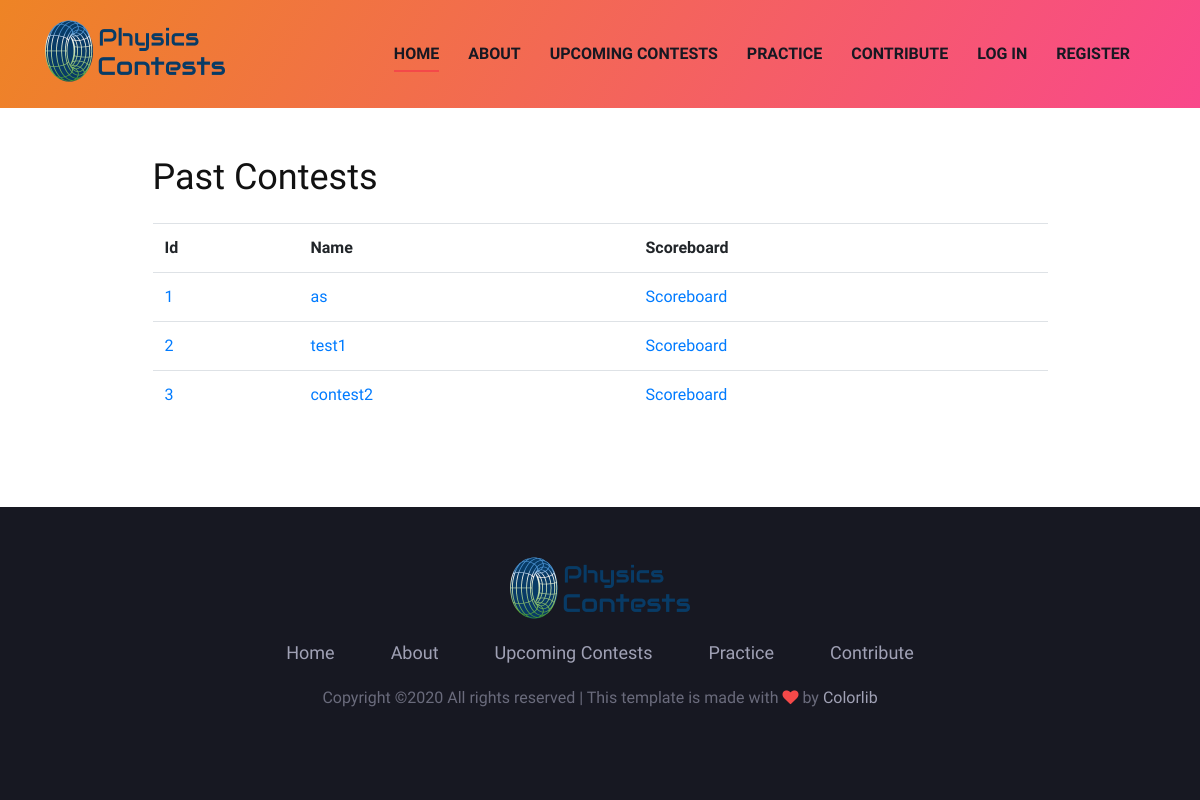
Page /past_contests on the earlier database version.
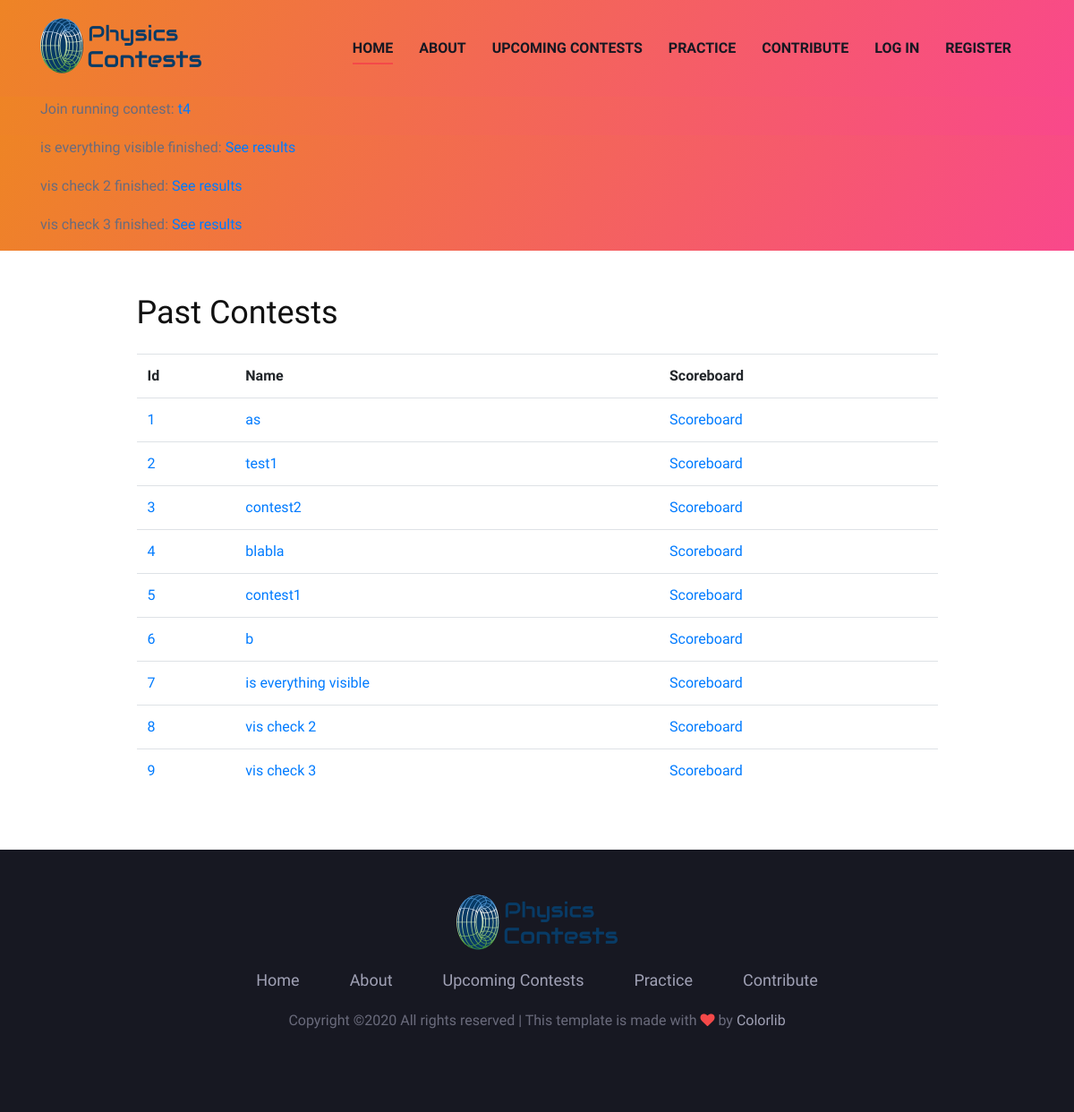
Same page on the later database version.
### physicscontests/models.py (models this page shows)
class Contest(db.Model):
	id = db.Column(db.Integer,primary_key=True)
	name = db.Column(db.String(40), unique=True, nullable=False, default=f"Physicscontest #{id}")
	description = db.Column(db.Text)
	start = db.Column(db.DateTime, nullable=False)
	end = db.Column(db.DateTime, nullable=False)
	tasks = db.relationship('Task', backref='contest')
	creator_id = db.Column(db.Integer, db.ForeignKey('user.id'))

### physicscontests/routes.py (the view)
@app.route("/past_contests")
def past_contests():
	contests = Contest.query.filter(Contest.end <= datetime.utcnow()).all()
	return render_template("past_contests.html", contests=contests)

### physicscontests/__init__.py (called while the page is built)
def get_important_announcements():#should only be triggered once if there is something important
	announcements = []
	return announcements

def get_running_contests():
	contests_running = Contest.query.filter(Contest.start <= datetime.utcnow()).filter(Contest.end > datetime.utcnow()).all()
	return contests_running

def get_finished_contests():
	contests_finished = Contest.query.filter(Contest.end <= datetime.utcnow()).filter(Contest.end > datetime.utcnow() - timedelta(hours=1)).all()
	return contests_finished

### physicscontests/templates/past_contests.html
{% extends 'base.html' %}
{% block body %}
<div class="container mt-5 mb-5">
	<div class="col-lg-10 center-form">
		<h2 class="mb-4">Past Contests</h2>
		<table class="table">
			<tr>
				<th scope="col">Id</th>
				<th scope="col">Name</th>
				<th scope="col">Scoreboard</th>
			</tr>
			{% for contest in contests %}
				<tr>
					<td><a href="/contests/{{ contest.id }}">{{ contest.id }}</a></td>
					<td><a href="/contests/{{ contest.id }}">{{ contest.name }}</a></td>
					<td><a href="{{ url_for('contest_scoreboard', contestID=contest.id) }}">Scoreboard</a></td>
				</tr>
			{% endfor %}
		</table>
	</div>
</div>
{% endblock %}

### physicscontests/templates/base.html (shortened to what the changed rows need)
<!DOCTYPE html>
<html lang="zxx">
<head>
    <link rel="stylesheet" href="{{ url_for('static', filename='css/bootstrap.min.css') }}" type="text/css">
    <link rel="stylesheet" href="{{ url_for('static', filename='css/font-awesome.min.css') }}" type="text/css">
    <link rel="stylesheet" href="{{ url_for('static', filename='css/elegant-icons.css') }}" type="text/css">
    <link rel="stylesheet" href="{{ url_for('static', filename='css/owl.carousel.min.css') }}" type="text/css">
    <link rel="stylesheet" href="{{ url_for('static', filename='css/magnific-popup.css') }}" type="text/css">
    <link rel="stylesheet" href="{{ url_for('static', filename='css/slicknav.min.css') }}" type="text/css">
    <link rel="stylesheet" href="{{ url_for('static', filename='css/style.css') }}" type="text/css">
</head>
<body>
    {% with running_cs = get_running_contests() %}
        {% if running_cs %}
            <header class="header-section bg-gradient">
                <div class="container">
                    {% for contest in running_cs %}
                        <div class="row center-form"><p>Join running contest: <a href="{{ url_for('view_contest', contestID=contest.id) }}">{{ contest.name }}</a></p></div>
                    {% endfor %}
                </div>
            </header>
        {% endif %}
    {% endwith %}
    {% with finished_cs = get_finished_contests() %}
        {% if finished_cs %}
            <header class="header-section bg-gradient">
                <div class="container">
                    {% for contest in finished_cs %}
                        <div class="row center-form"><p>{{ contest.name }} finished: <a href="{{ url_for('contest_scoreboard', contestID=contest.id) }}">See results</a></p></div>
                    {% endfor %}
                </div>
            </header>
        {% endif %}
    {% endwith %}
    {% block body %}{% endblock %}
</body>
</html>

Differences in the rows shown:
added Contest: name "t4"
added Contest: name "is everything visible", id "7"
added Contest: name "vis check 2", id "8"
added Contest: name "vis check 3", id "9"
added Contest: id "4", name "blabla", shown under "Past Contests"
added Contest: id "5", name "contest1", shown under "Past Contests"
added Contest: id "6", name "b", shown under "Past Contests"
